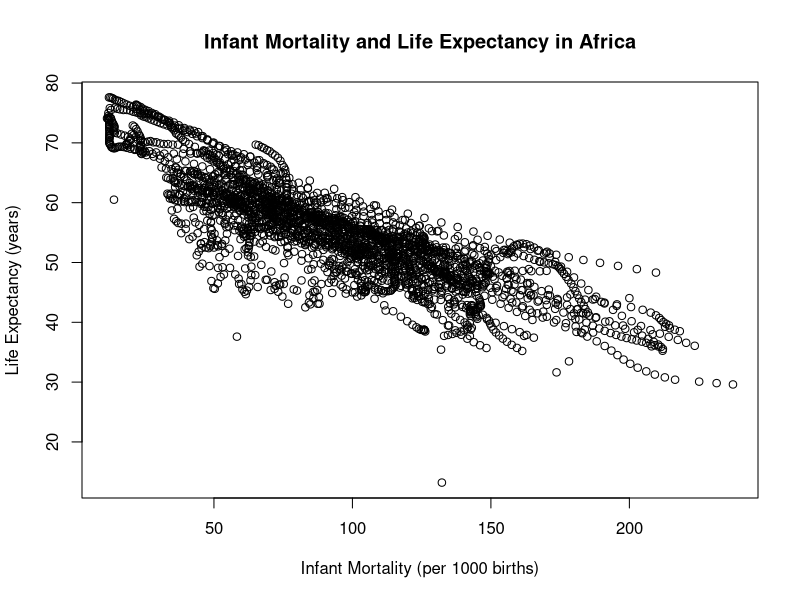
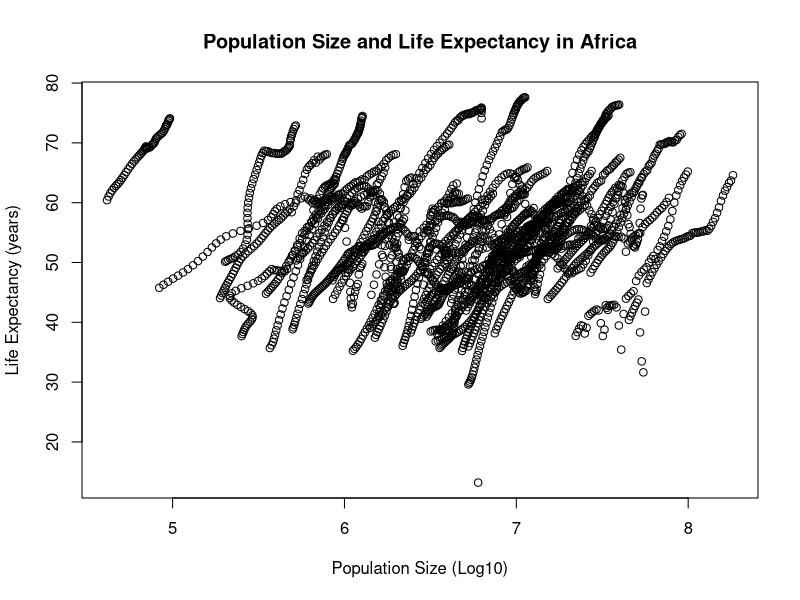
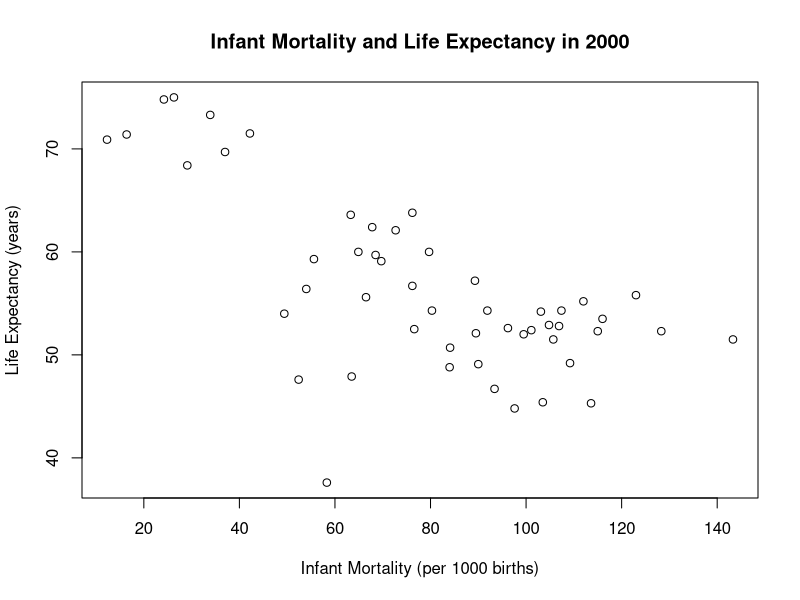
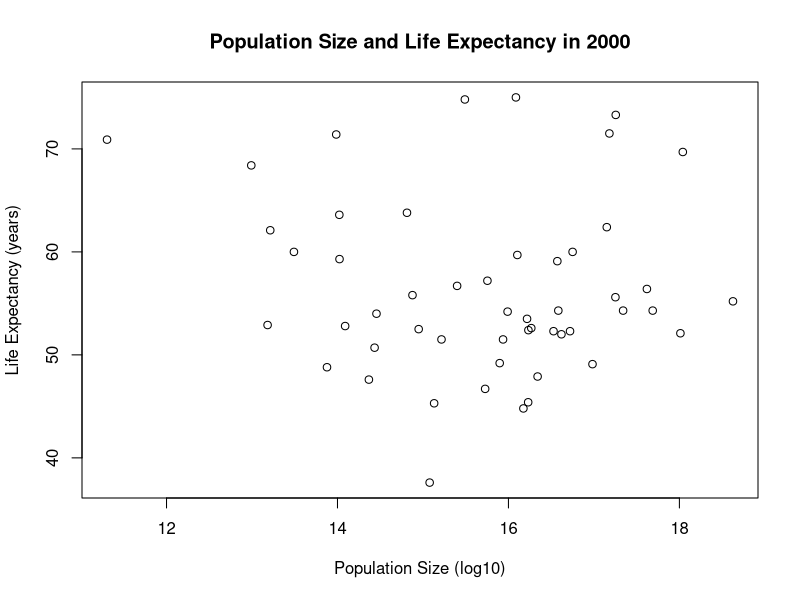
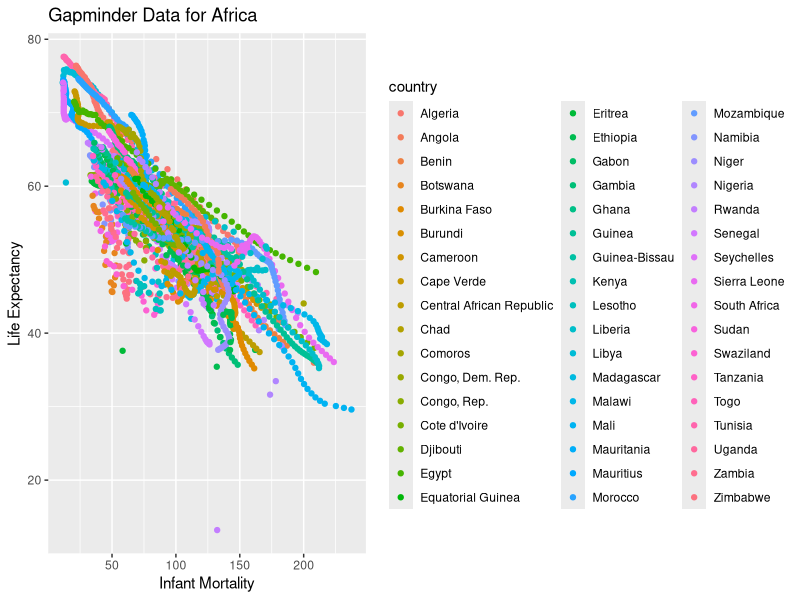
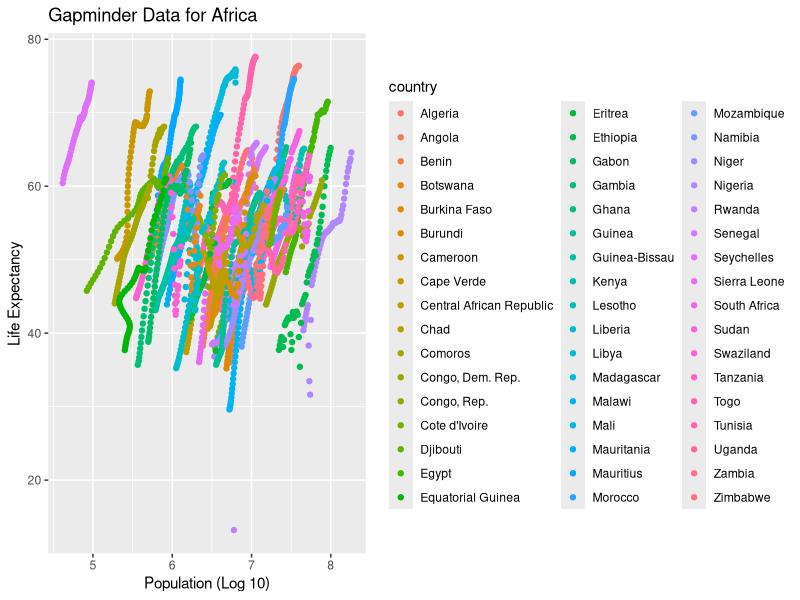
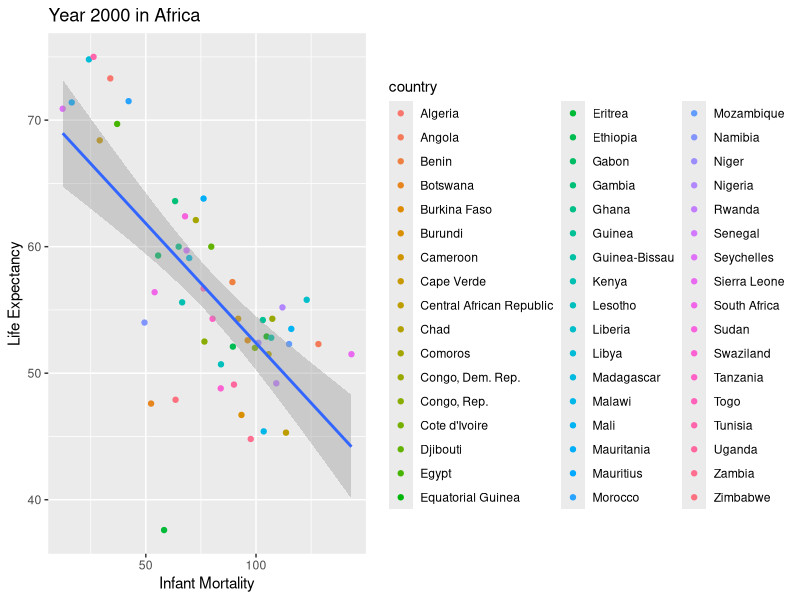

These figures' R source, in order:
## ---- chunk 1
library("dslabs")
data(gapminder)
help(gapminder)
## ---- chunk 2
str(gapminder)
summary(gapminder)
## ---- chunk 3
class(gapminder)
## ---- chunk 4
africadata <- subset(gapminder, continent == "Africa")
str(africadata)
summary(africadata)
## ---- chunk 5
death <- subset(africadata, select = c(infant_mortality, life_expectancy))
str(death)
summary(death)
## ---- chunk 6
life <- subset(africadata, select = c(population, life_expectancy))
str(life)
summary(life)
## ---- chunk 7
plot(death$infant_mortality, death$life_expectancy,
    xlab= "Infant Mortality (per 1000 births)", ylab="Life Expectancy (years)",
    main="Infant Mortality and Life Expectancy in Africa")
## ---- chunk 8
plot(log(life$population, 10), y = life$life_expectancy, 
     xlab="Population Size (Log10)", ylab="Life Expectancy (years)",
     main = "Population Size and Life Expectancy in Africa")
## ---- chunk 9
table(as.factor(africadata$year), is.na(africadata$infant_mortality),
      dnn = c("year", "Missing infant mortality"))
## ---- chunk 10
Year2000 <- subset(africadata, year =="2000")
str(Year2000)
summary(Year2000)
## ---- chunk 11
plot(Year2000$infant_mortality, Year2000$life_expectancy,
     xlab = "Infant Mortality (per 1000 births)", ylab = "Life Expectancy (years)", 
     main = "Infant Mortality and Life Expectancy in 2000")
## ---- chunk 12
plot(log(Year2000$population), Year2000$life_expectancy,
     xlab = "Population Size (log10)", ylab = "Life Expectancy (years)", 
     main = "Population Size and Life Expectancy in 2000")
## ---- chunk 13
fit1 <- lm(Year2000$life_expectancy ~ Year2000$infant_mortality)
summary(fit1)
## ---- chunk 14
fit2 <- lm(Year2000$life_expectancy ~ Year2000$population)
fit3 <- lm(Year2000$life_expectancy ~ log(Year2000$population, 10))
summary(fit2)
summary(fit3)
## ---- chunk 15
library(tidyverse)
library(skimr)
## ---- chunk 16
glimpse(gapminder)
skim(gapminder)
## ---- chunk 17
TidyAfrica <- filter(gapminder, continent == "Africa")
## ---- chunk 18
TidyAfrica2 <- select(TidyAfrica, infant_mortality, life_expectancy, population, country )
## ---- chunk 19
ggplot(TidyAfrica2, aes(x = infant_mortality, y = life_expectancy)) +
  geom_point(aes(color = country)) + 
  labs(title = "Gapminder Data for Africa", x = "Infant Mortality", y = "Life Expectancy")
## ---- chunk 20
ggplot(TidyAfrica2, aes(x = log10(population), y = life_expectancy)) +
  geom_point(aes(color = country)) +
  labs(title = "Gapminder Data for Africa", x = "Population (Log 10)", y = "Life Expectancy")
## ---- chunk 21
gapminder %>%
  filter(continent == "Africa" & year == 2000) %>%
  ggplot(aes(x = infant_mortality, y = life_expectancy)) +
  geom_point(aes(color = country)) +
  geom_smooth(method = "lm") +
  labs(title = "Year 2000 in Africa", x = "Infant Mortality", y = "Life Expectancy")
